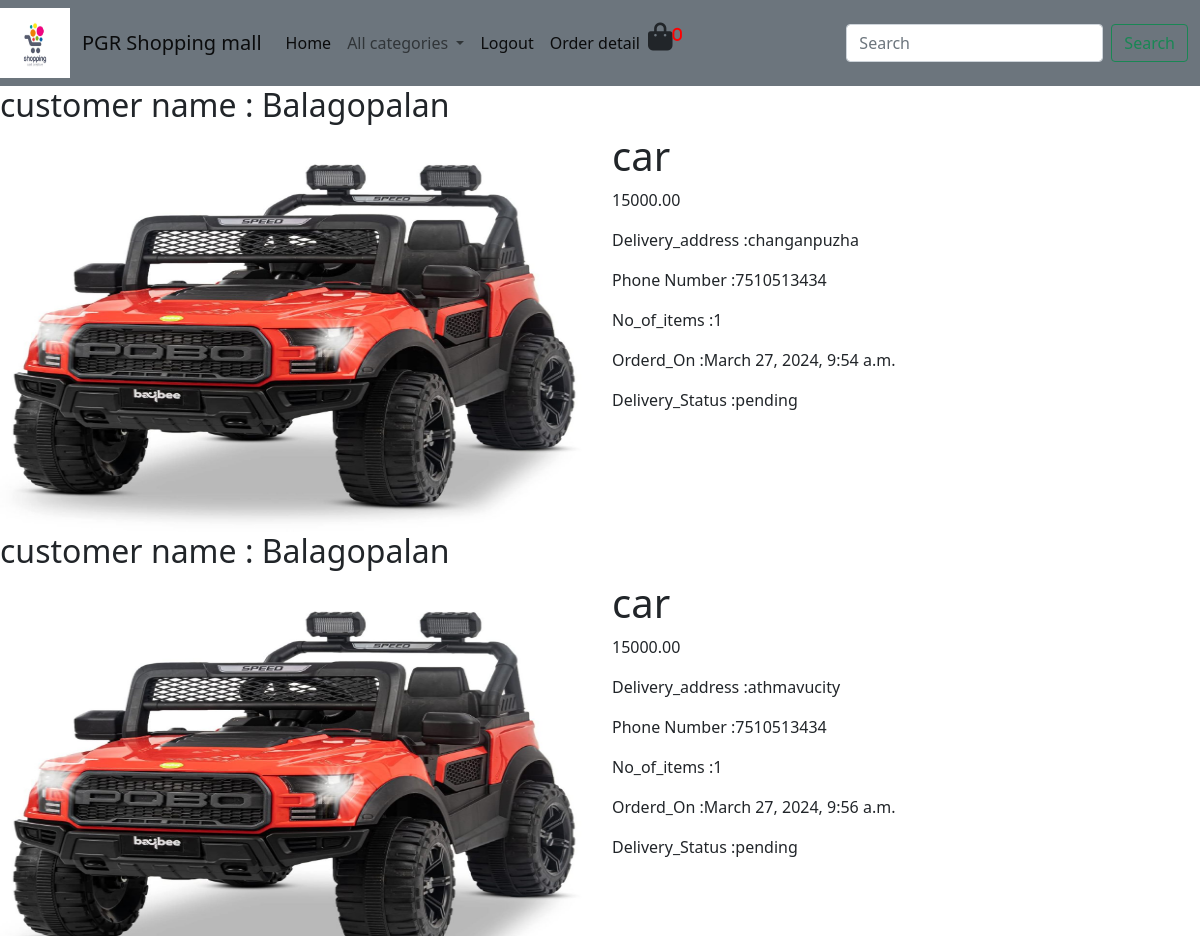
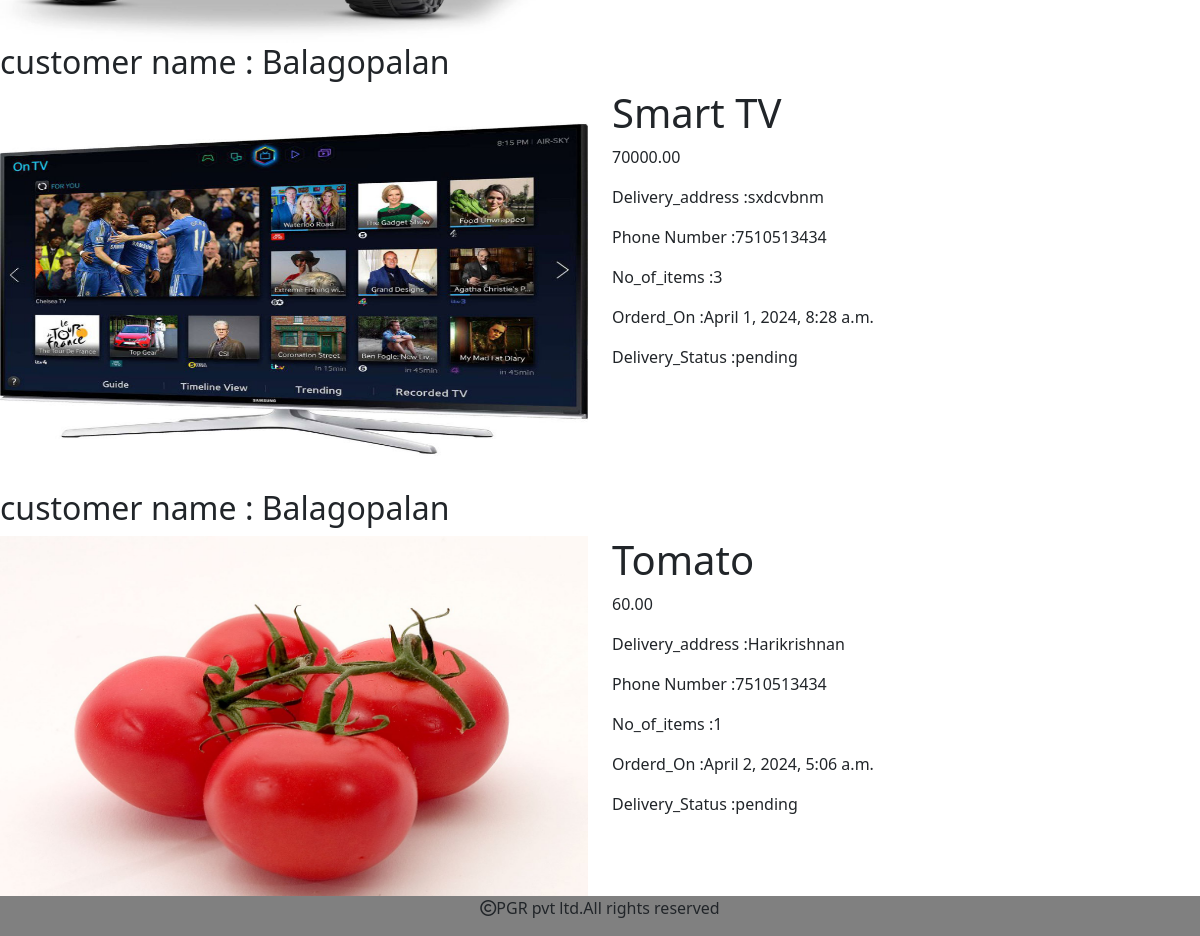
The app's page /cart/order_product/ (signed in) with its own data (2 pictures, top to bottom).
### cart/models.py (models this page shows, shortened)
class order(models.Model):
    product=models.ForeignKey(product,on_delete=models.CASCADE)
    user=models.ForeignKey(User,on_delete=models.CASCADE)
    no_of_items=models.IntegerField()
    orderd_date = models.DateTimeField(auto_now_add=True)
    phone=models.BigIntegerField()
    address=models.TextField()
    order_status=models.CharField(max_length=30,default="pending")
    delivery_status=models.CharField(max_length=30,default="pending")

### shop/models.py (models this page shows)
class product(models.Model):
    name=models.CharField(max_length=20)
    desc=models.TextField()
    image = models.ImageField(upload_to='media/image', null=True, blank=True)
    price=models.DecimalField(max_digits=10,decimal_places=2)
    stock=models.IntegerField()
    available=models.BooleanField(default=True)
    created=models.DateTimeField(auto_now_add=True)#one time
    update=models.DateTimeField(auto_now=True)# every time we updated record
    category=models.ForeignKey(category,on_delete=models.CASCADE)
    def __str__(self):
        return self.name

### cart/views.py (the view)
# urls.py: path('order_product/',views.order_product,name='order_product'),
def order_product(request):
    u=request.user
    s=order.objects.filter(user=u)
    return render(request,'order_product.html',{'s':s})

### cart/context_processors.py (called while the page is built)
def total (request):
    u=request.user
    count=0
    if request.user.is_authenticated:
        try:
            item=cart.objects.filter(user=u)
            for i in item:
                count=count+i.quantity
        except:
            count=0
    return {'count':count}

### shop/context_processors.py (called while the page is built)
def links(request):
    c=category.objects.all()
    return {'links':c}

### template/order_product.html
{% extends 'base.html' %}
{% load static %}
{% block content %}
<div class="row">
    {% for i in s %}
    <h2> customer name : {{i.user}}</h2>
<div class="col-md-6">
    <img src="{{i.product.image.url}}" height="400px;"width="100%;">
</div>
        <div class="col-md-6">
            <h1>{{i.product}}</h1>
            <p>{{i.product.price}}</p>
            <P>Delivery_address :{{i.address}}</p>
           <P>Phone Number :{{i.phone}}</p>
            <P>No_of_items :{{i.no_of_items}}</p>
            <P>Orderd_On :{{i.orderd_date}}</p>
            <P>Delivery_Status :{{i.delivery_status}}</p>
        </div>
    {% endfor %}
</div>
{% endblock %}

### template/base.html (shortened to what this page needs)
<!DOCTYPE html>
{% load static %}
<html lang="en">
<head>
    <link href="https://cdn.jsdelivr.net/npm/bootstrap@5.0.2/dist/css/bootstrap.min.css" rel="stylesheet">
    <link rel="stylesheet" href="{% static 'css/style.css' %}">
    <link rel="stylesheet" href="https://cdnjs.cloudflare.com/ajax/libs/font-awesome/6.5.1/css/all.min.css" />
</head>
<body>
<nav class="navbar navbar-expand-lg navbar-light bg-secondary">
    <img src="{% static 'images/cart.jpg' %}" width="70px;" height="70px;">
  <div class="container-fluid">
    <a class="navbar-brand" href="#">PGR  Shopping mall</a>
    <div class="collapse navbar-collapse" id="navbarSupportedContent">
      <ul class="navbar-nav me-auto mb-2 mb-lg-0">
        <li class="nav-item">
          <a class="nav-link active" aria-current="page" href="{% url 'shop:allcat' %}">Home</a>
        </li>
        <li class="nav-item dropdown">
          <a class="nav-link dropdown-toggle" href="#" id="navbarDropdown" role="button" data-bs-toggle="dropdown" aria-expanded="false">
            All categories
          </a>
        </li>
             {% if user.is_authenticated %}
             <li class="nav-item">
          <a class="nav-link active" aria-current="page" href="{% url 'shop:logout' %}">Logout</a>
        </li>
               <li class="nav-item">
          <a class="nav-link active" aria-current="page" href="{% url 'cart:order_product' %}">Order detail</a>
        </li>
          {%if user.is_superuser != True %}
          <li class="nav-item">
              <a href="{% url 'cart:cartview' %}"><i class="fa-solid fa-bag-shopping  h3 text-dark"><sup class="fw-bold" style="color:red;font-size:15px;text-decoration:none;">{{count}}</sup></i></a>
          </li>
          {% endif %}
          {% endif %}
      </ul>
      <form class="d-flex" method="post" action="{% url 'search:searchproducts' %}">
        <input class="form-control me-2" type="search" name="q" placeholder="Search" aria-label="Search">
        <button class="btn btn-outline-success" type="submit">Search</button>
      </form>
    </div>
  </div>
</nav>
{% block content %}
{% endblock %}
<footer>
    <p class="text-center"><i class="fa-regular fa-copyright"></i>PGR pvt ltd.All rights reserved</p>
</footer>
</body>
</html>

### static/css/style.css (style rules this page uses)
body { background-color:white; }
footer { position:fixed; bottom:0; left:0; background-color:grey; width:100%; }

### records on screen
order: user "Balagopalan", product.image (picture), product "car", product.price "15000.00", address "changanpuzha", phone "7510513434", no_of_items "1", orderd_date "March 27, 2024, 9:54 a.m.", delivery_status "pending"
order: user "Balagopalan", product.image (picture), product "car", product.price "15000.00", address "athmavucity", phone "7510513434", no_of_items "1", orderd_date "March 27, 2024, 9:56 a.m.", delivery_status "pending"
order: user "Balagopalan", product.image (picture), product "Smart TV", product.price "70000.00", address "sxdcvbnm", phone "7510513434", no_of_items "3", orderd_date "April 1, 2024, 8:28 a.m.", delivery_status "pending"
order: user "Balagopalan", product.image (picture), product "Tomato", product.price "60.00", address "Harikrishnan", phone "7510513434", no_of_items "1", orderd_date "April 2, 2024, 5:06 a.m.", delivery_status "pending"

### other values on screen
{{ count }} "0"
